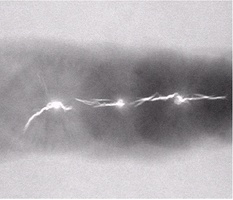
%> input picture Homeworks/Week10/images/焊接X光图像.jpg, 233 x 200 px, shrunk from 549 x 472 before the run
$ octave False_color_enhancement_1.m   (GNU Octave 9; MATLAB toolbox functions it lacks are replaced by stand-ins)
%> lines starting %> are read from the running program, lines starting %| are printed output that depends on the picture
I=imread('焊接X光图像.jpg');
%> I is the input picture: size 200x233x3 uint8; mean R, G, B 173.3, 169.2, 173
I=imread('美国NOAA可见光云图.jpg');
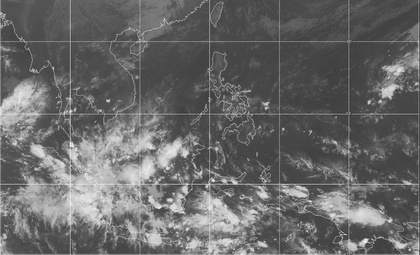
%> input picture Homeworks/Week10/images/美国NOAA可见光云图.jpg, 420 x 255 px, shrunk from 989 x 600 before the run
%> I is the input picture: size 255x420x3 uint8; min 46, max 242, mean 104.2
I=rgb2gray(I);
%> I: size 255x420 uint8
I=double(I);
%> I: size 255x420 double
[M,N]=size(I);
%> M = 255; N = 420
J=double(zeros(M,N,3));

for i=1:M
    for j=1:N
        if I(i,j)<=64
            J(i,j,1)=0;
            J(i,j,2)=255;
            J(i,j,3)=255/64*I(i,j);
        elseif I(i,j)<=128
            J(i,j,1)=255/64*(I(i,j)-64);
            J(i,j,2)=255-255/64*(I(i,j)-64);
            J(i,j,3)=255;
        elseif I(i,j)<=192
            J(i,j,1)=255;
            J(i,j,2)=0;
            J(i,j,3)=255;
        else
            J(i,j,1)=255;
            J(i,j,2)=0;
            J(i,j,3)=255-255/63*(I(i,j)-192);
        end
    end
end
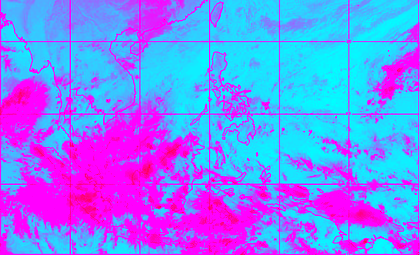
%> J: size 255x420x3 double; mean R, G, B 123.1, 131.9, 252.2

figure;
subplot(1,2,1);imshow(uint8(I));title('原始图像');
subplot(1,2,2);imshow(uint8(J));title('伪彩色处理后图像');
